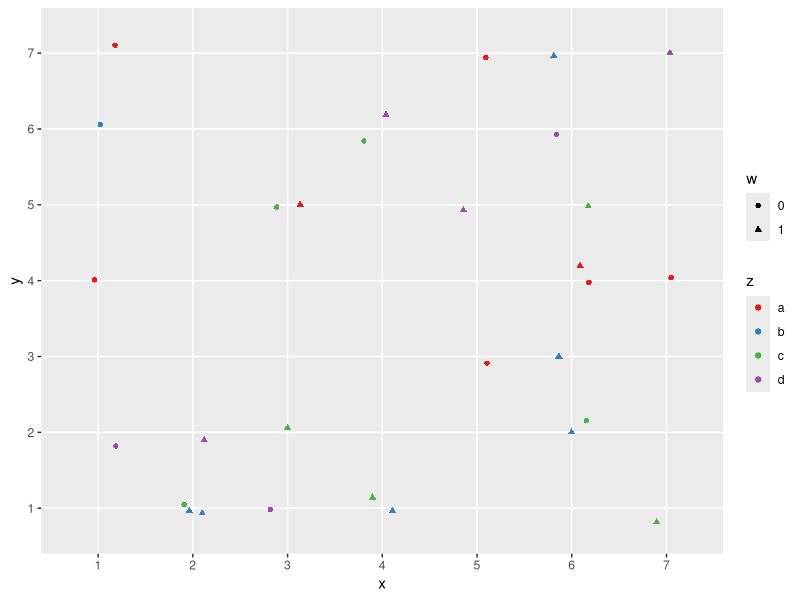
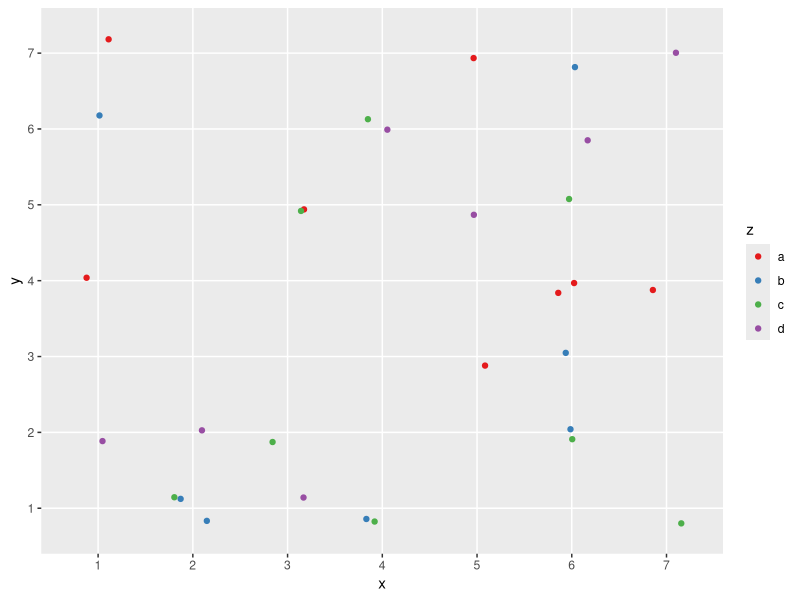
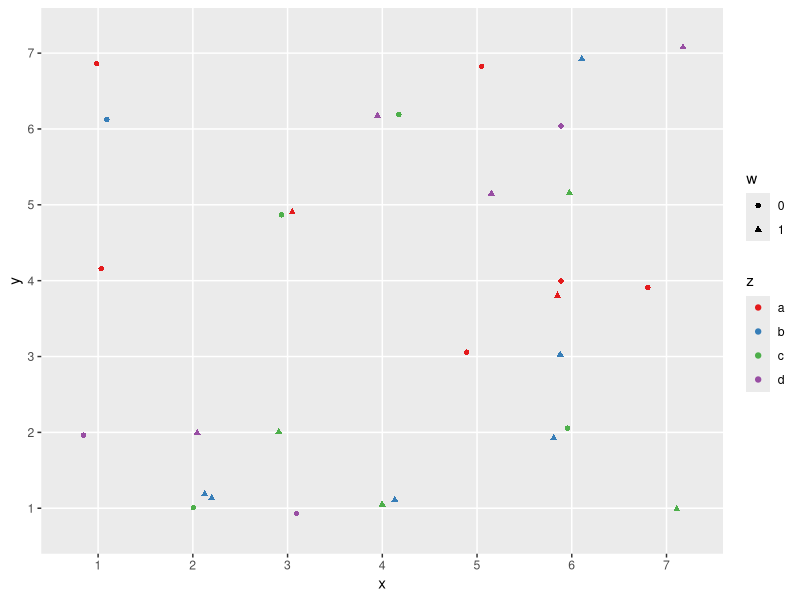

Write the R code that produced these figures, in order. (Note: this script raises an error after producing the figures.)
###### Aufgabe 3 ########
# Funktionen

#a)

#b)

#c)

#d)

#e)


e <- function(x){
  
     if(is.character(x)){ # wenn es einfach nur ein Vektor ohne geordnete Inhalte ist
    
        x <- factor(x,ordered=TRUE, levels=unique(x))}      
  
  
      if(is.numeric(x)|is.integer(x)){ # Wenn es ein Vektor metrischer Art ist
    
         x <- factor(x,ordered=TRUE)} # ich habe levels = x rausgenommen damit Zahlen sich
                                      # egal wie der Vektor angeordnet ist nach ihrer groesse
                                      # ordnen
      
    
      if(is.factor(x)){ #wenn es ein Faktor ist
      
         x <-  ordered(x[order(x)]) } # Jetzt ist der Faktor auch, wenn im Vektor die Werte vorher anders angeordnet waren, in der richtigen Reihenfolge
      
       
  
  
     geordnet <- as.numeric(x) 
     g_4 <- quantile(geordnet,type = 2)[2] #untere quantilgrenze
     g4  <- quantile(geordnet,type = 2)[4] #obere quantilgrenze
     
     q_4 <- x[geordnet <= g_4] # unteres quantil
     q4 <- x[geordnet >= g4] # oberes quantil
     box <- x[geordnet > g_4 & geordnet < g4] # mittlere werte
    
  
  ergebnis <- list("niedrig"=q_4,"mittel"=box,"hoch"=q4)
  return(ergebnis)
  
}



### Beispiel fuer ordinalen Vektor

## zum Testen, koennen wir dann auch wieder rausnehmen
# Faktor (geordnet)
Akademisch <- c("Hauptschul","Realschul","Gymnasial","Hauptschul","Bachelor","Master","Dr","Prof")
Akademisch1 <- factor(Akademisch,ordered=TRUE, levels=unique(Akademisch))

#Faktor(ungeordnet)
Akademisch2 <- factor(Akademisch)


# Character -> muss noch geordnet werden
Akademisch3 <- c("Hauptschul","Realschul","Gymnasial","Hauptschul","Bachelor","Master","Dr","Prof")

# Metrisch
Zahlen <- 1:15


e(Akademisch1)
e(Akademisch2)
e(Akademisch3)
e(Zahlen)
########################


#f) Eine Funktion, die eine geeignete Visualisierung von drei oder vier kategorialen Variablen erstellt
library(ggplot2)
#Aufruf mit optionalem vierten Element
katVis <- function(x, y, z, w=NULL){
  # Variablen umsortieren, damit der Plot übersichtlich bleibt (Variable mit den wenigsten Leveln für color)
  if(which.min(c(nlevels(x), nlevels(y), nlevels(z)))!=3 & nlevels(x)<nlevels(y)){swap(x,z)}
  if(which.min(c(nlevels(x), nlevels(y), nlevels(z)))!=3 & nlevels(y)<nlevels(x)){swap(y,z)}
  # für drei Variablen
  if(is.null(w)){
    ggplot(data.frame(x,y,z)) + geom_jitter(aes(x,y,color=z), height=0.2, width=0.2) + scale_color_brewer(palette="Set1")
  }
  # für vier Variablen
  else{
    # umsortieren, Variable mit wenigsten Leveln für shape
    if(which.min(c(nlevels(x), nlevels(y), nlevels(z), nlevels(w)))!=4){swap(z,w)}
    ggplot(data.frame(x,y,z,w)) + geom_jitter(aes(x,y,color=z, shape=w), height=0.2, width=0.2) + scale_color_brewer(palette="Set1")
  }
}

# Hilfsfunktion swap
swap <- function(x,y) {
  eval( parse( text = paste(
    "swap_unique_var_a<-", substitute(x), ";",
    substitute(x), "<-", substitute(y), ";",
    substitute(y), "<-swap_unique_var_a") ), env=parent.frame() )
}

##Testdaten
x <- factor(sample(rep(letters[1:4], 10), 30))
y <- ordered(sample(rep(1:7, 10), 30))
z <- ordered(sample(rep(1:7, 10), 30))
w <- factor(sample(rep(0:1, 100), 30))

katVis(x,y,z,w)
katVis(x,y,z)
katVis(w,y,z,x)
katVis(w,z)
